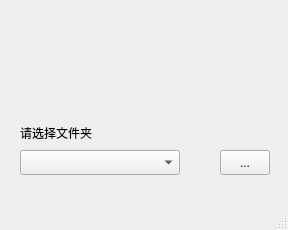
<?xml version="1.0" encoding="UTF-8"?>
<ui version="4.0">
 <class>MainWindow</class>
 <widget class="QMainWindow" name="MainWindow">
  <property name="geometry">
   <rect>
    <x>0</x>
    <y>0</y>
    <width>288</width>
    <height>230</height>
   </rect>
  </property>
  <property name="windowTitle">
   <string>FDYT系列插件</string>
  </property>
  <widget class="QWidget" name="centralwidget">
   <widget class="QComboBox" name="comboBox">
    <property name="geometry">
     <rect>
      <x>20</x>
      <y>150</y>
      <width>160</width>
      <height>25</height>
     </rect>
    </property>
   </widget>
   <widget class="QToolButton" name="toolButton">
    <property name="geometry">
     <rect>
      <x>220</x>
      <y>150</y>
      <width>50</width>
      <height>25</height>
     </rect>
    </property>
    <property name="text">
     <string>...</string>
    </property>
   </widget>
   <widget class="QLabel" name="label">
    <property name="geometry">
     <rect>
      <x>20</x>
      <y>125</y>
      <width>81</width>
      <height>16</height>
     </rect>
    </property>
    <property name="text">
     <string>请选择文件夹</string>
    </property>
   </widget>
  </widget>
  <widget class="QMenuBar" name="menubar">
   <property name="geometry">
    <rect>
     <x>0</x>
     <y>0</y>
     <width>288</width>
     <height>22</height>
    </rect>
   </property>
  </widget>
  <widget class="QStatusBar" name="statusbar"/>
 </widget>
 <resources/>
 <connections>
  <connection>
   <sender>toolButton</sender>
   <signal>clicked()</signal>
   <receiver>toolButton</receiver>
   <slot>click()</slot>
   <hints>
    <hint type="sourcelabel">
     <x>241</x>
     <y>184</y>
    </hint>
    <hint type="destinationlabel">
     <x>241</x>
     <y>184</y>
    </hint>
   </hints>
  </connection>
 </connections>
</ui>
